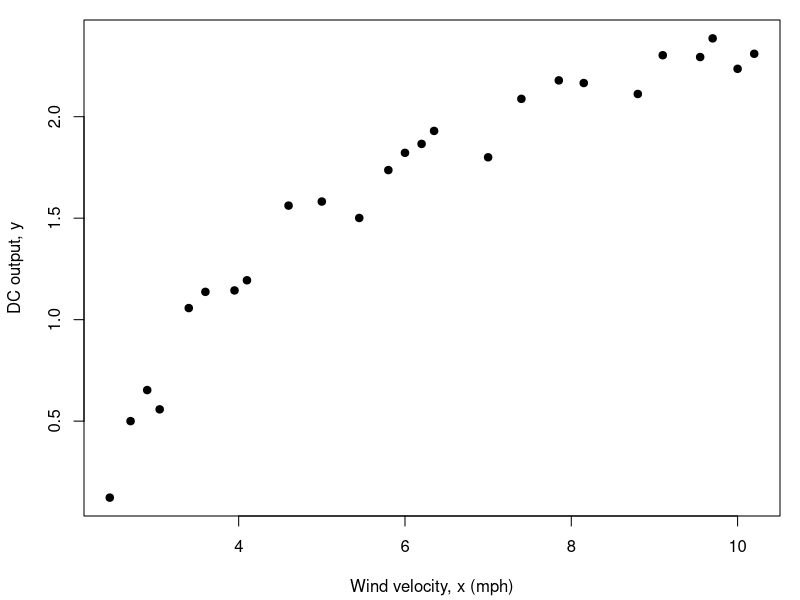
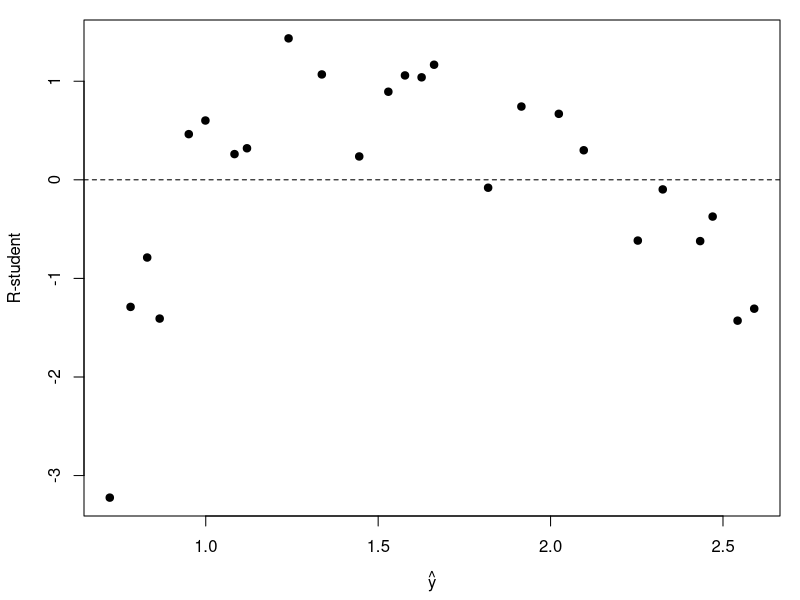
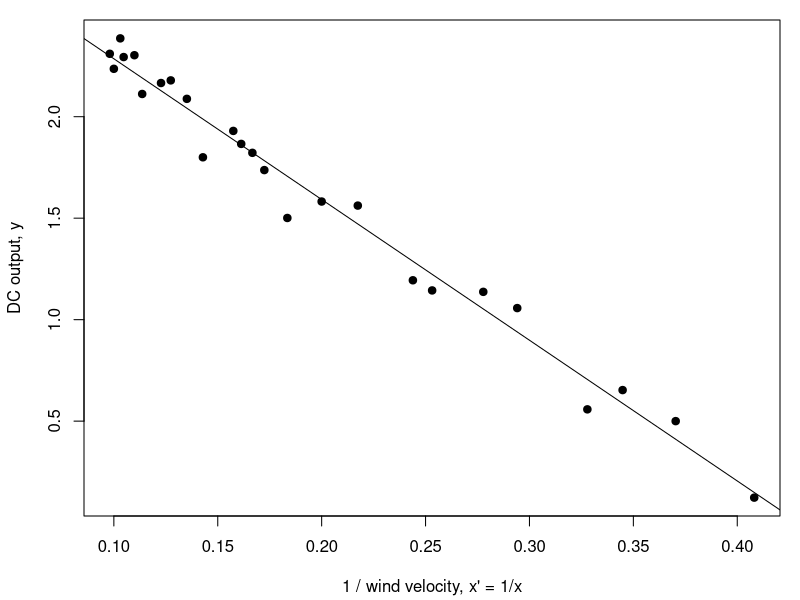
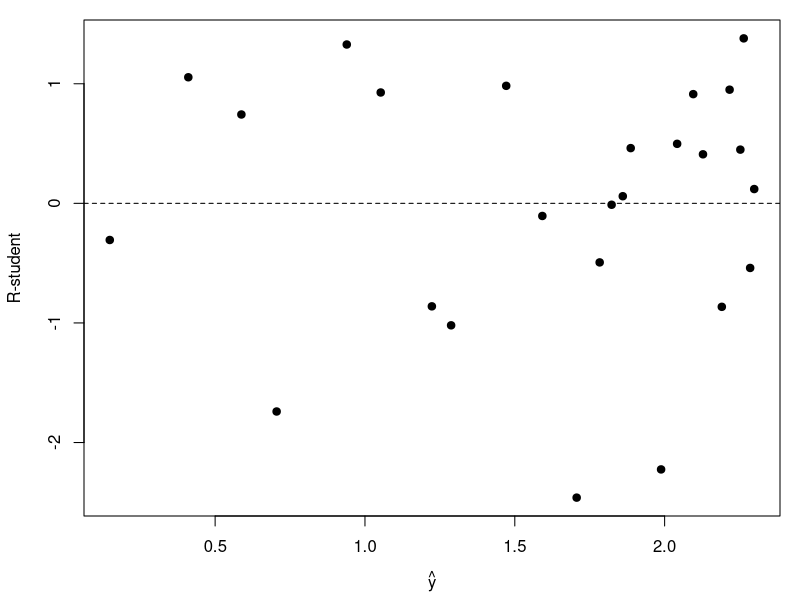
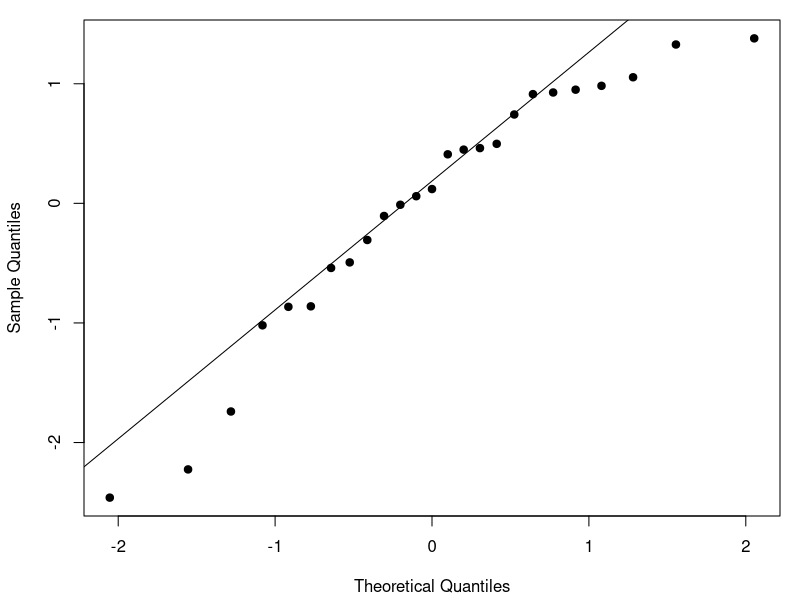
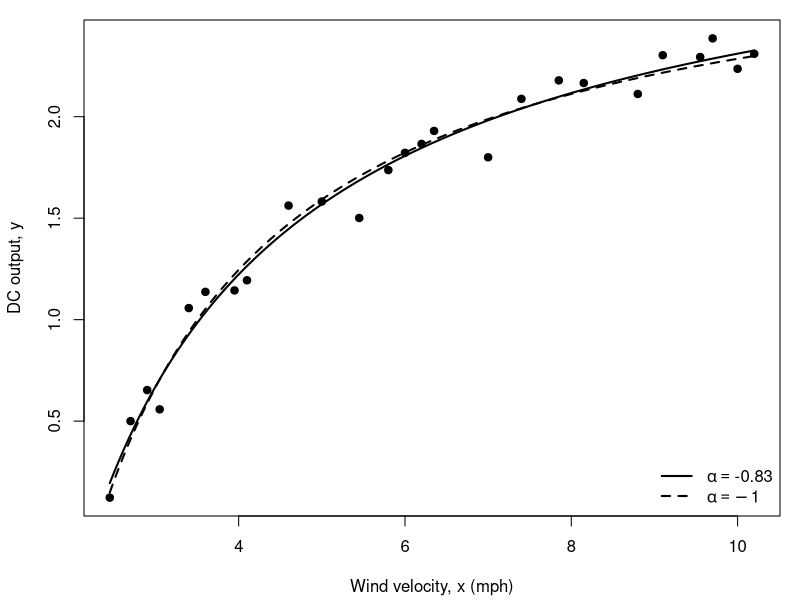

Recreate these plots in R, in order.
# Windmill data (MPV Table 5.5, Examples 5.2 and 5.5)
# Transformation to linearize the model and the Box-Tidwell procedure

wm <- read.csv("windmill.csv")

plot_pdf <- function(file, expr, w = 5, h = 4) {
    pdf(file, width = w, height = h)
    par(mar = c(4.2, 4.2, 1, 1))
    force(expr)
    dev.off()
}

# ---- Scatter plot of DC output vs wind velocity (Figure 5.5) ----
plot_pdf("wm_scatter.pdf", {
    plot(wm$x, wm$y, pch = 19,
         xlab = "Wind velocity, x (mph)", ylab = "DC output, y")
})

# ---- Straight-line fit ----
fit0 <- lm(y ~ x, data = wm)
print(summary(fit0))

plot_pdf("wm_rstudent_linear.pdf", {
    plot(fitted(fit0), rstudent(fit0), pch = 19,
         xlab = expression(hat(y)), ylab = "R-student")
    abline(h = 0, lty = 2)
})

# ---- Reciprocal transformation of the regressor ----
wm$x_inv <- 1 / wm$x
fit_inv <- lm(y ~ x_inv, data = wm)
print(summary(fit_inv))

plot_pdf("wm_scatter_inverse.pdf", {
    plot(wm$x_inv, wm$y, pch = 19,
         xlab = "1 / wind velocity, x' = 1/x", ylab = "DC output, y")
    abline(fit_inv)
})

plot_pdf("wm_rstudent_inverse.pdf", {
    plot(fitted(fit_inv), rstudent(fit_inv), pch = 19,
         xlab = expression(hat(y)), ylab = "R-student")
    abline(h = 0, lty = 2)
})

plot_pdf("wm_qq_inverse.pdf", {
    qqnorm(rstudent(fit_inv), pch = 19, main = "")
    qqline(rstudent(fit_inv))
})

xg <- seq(min(wm$x), max(wm$x), length.out = 200)

# ---- Box-Tidwell procedure (MPV, Section 5.4.2) ----
# Each iteration: fit y ~ x; fit y ~ x + x*log(x); alpha = gamma / beta1 + 1
box_tidwell <- function(y, x, n_iter = 4) {
    x_cur <- x
    alpha_cum <- 1
    out <- data.frame(
        iter = integer(),
        beta1 = numeric(),
        gamma = numeric(),
        t_gamma = numeric(), alpha = numeric(),
        alpha_cum = numeric()
    )

    for (k in seq_len(n_iter)) {
        fit_a <- lm(y ~ x_cur)
        b1 <- coef(fit_a)[2]
        w <- x_cur * log(x_cur)
        fit_b <- lm(y ~ x_cur + w)
        g <- coef(fit_b)[3]
        t_g <- summary(fit_b)$coefficients[3, 3]
        alpha_k <- g / b1 + 1
        alpha_cum <- alpha_cum * alpha_k
        x_cur <- x_cur^alpha_k
        out[k, ] <- c(k, b1, g, t_g, alpha_k, alpha_cum)
    }
    out
}

bt <- box_tidwell(wm$y, wm$x, n_iter = 4)
print(bt, digits = 5, row.names = FALSE)

alpha_hat <- bt$alpha_cum[nrow(bt)]
cat("Box-Tidwell estimate of alpha:", alpha_hat, "\n")

# ---- Fit with the estimated power and with alpha = -1 ----
wm$x_bt <- wm$x^alpha_hat
fit_bt <- lm(y ~ x_bt, data = wm)
print(summary(fit_bt))
cat("R^2 (estimated alpha):", summary(fit_bt)$r.squared, "\n")
cat("R^2 (alpha = -1):", summary(fit_inv)$r.squared, "\n")

plot_pdf("wm_fit_boxtidwell.pdf", {
    plot(wm$x, wm$y, pch = 19,
         xlab = "Wind velocity, x (mph)", ylab = "DC output, y")
    lines(xg, predict(fit_bt, data.frame(x_bt = xg^alpha_hat)), lwd = 2)
    lines(xg, predict(fit_inv, data.frame(x_inv = 1 / xg)), lwd = 2, lty = 2)
    legend("bottomright",
           legend = c(bquote(alpha == .(round(alpha_hat, 2))), expression(alpha == -1)),
           lty = c(1, 2), lwd = 2, bty = "n")
})
